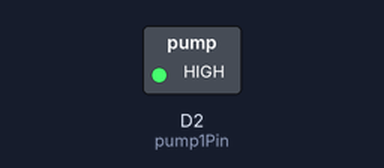
This sketch was run on a simulated ESP8266 (NodeMCU). Parts: switched loads named in the sketch (green lamp = pin HIGH).

Above: at 2.0 s.
At 6.0 s:
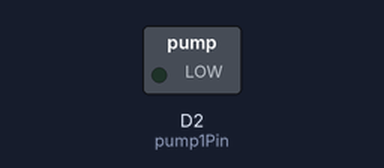
Timing chart, 0 to 10.4 s (numbered marks = the images above):
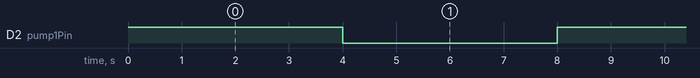

Measured:
- by itself, D2 (pump1Pin): alternates HIGH for 4.0 s and LOW for 4.0 s

The sketch:

SoloPump.ino
```cpp
#define pump1Pin D2
void setup() {
  // put your setup code here, to run once:

}

void loop() {
  analogWrite(pump1Pin, 400);
  delay(4 * 1000);
  analogWrite(pump1Pin, 0);
  delay(4 * 1000);
}
```
